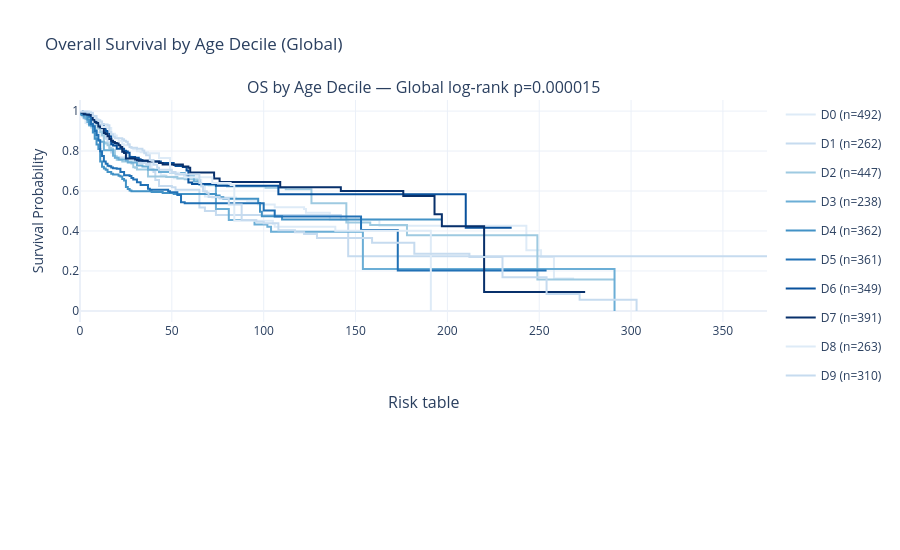

The code cell stored with this chart in its notebook:
### Code cell
# Global: OS by age decile
df = merged.dropna(subset=['AGE', 'OS_MONTHS', 'os_event']).copy()
# Re-apply decile labels
df['age_decile'] = 'D' + pd.qcut(df['AGE'], 10, labels=False, duplicates='drop').astype(str)
n_deciles = df['age_decile'].nunique()
print(f"OS analysis: {len(df)} patients, {n_deciles} age deciles")
print(f"Age ranges per decile:")
for d in sorted(df['age_decile'].unique()):
    sub = df[df['age_decile']==d]
    print(f"  {d}: AGE=[{sub['AGE'].min():.1f}, {sub['AGE'].max():.1f}], n={len(sub)}, events={int(sub['os_event'].sum())}")

grps = [(df[df['age_decile']==v]['OS_MONTHS'], df[df['age_decile']==v]['os_event'])
        for v in sorted(df['age_decile'].unique())]
p = logrank_multi(grps)
print(f"Global log-rank: χ²(df={n_deciles-1}), p={p:.6f}")

fig = make_subplots(rows=2, cols=1, row_heights=[0.8, 0.2],
                    subplot_titles=(f'OS by Age Decile — Global log-rank p={p:.6f}', 'Risk table'))
for i, v in enumerate(sorted(df['age_decile'].unique())):
    sub = df[df['age_decile']==v]
    km = kaplan_meier(sub['OS_MONTHS'], sub['os_event'])
    fig = add_km(fig, km, f'{v} (n={len(sub)})', decile_colors[i % len(decile_colors)])
fig.update_layout(height=550, title='Overall Survival by Age Decile (Global)', template='plotly_white')
fig.update_yaxes(title_text='Survival Probability', row=1, col=1)
fig.update_xaxes(title_text='Months', row=2, col=1)
try:
    fig.show()
except:
    pass
